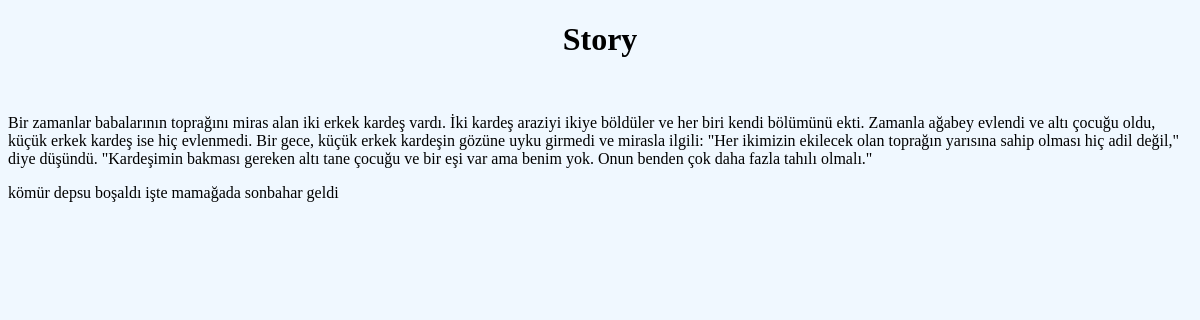
Before: /story/ with the older database file.
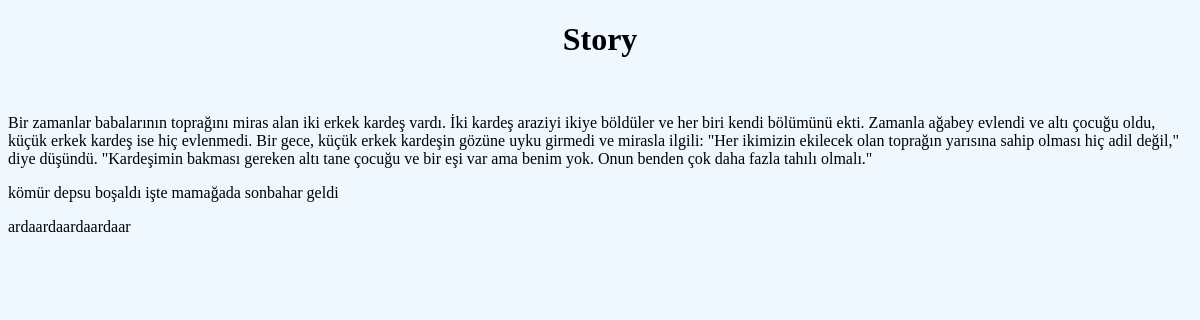
After: the same page with the newer database file.
### LongStoryApp/models.py (models this page shows)
class story(models.Model):
    story_shown = models.TextField(default="")
    class Meta:
        verbose_name_plural = "story"

### LongStoryApp/views.py (the view)
# urls.py: path("story/", views.story_show, name = "story"),
def story_show(request):
    story_model = story.objects.all()
    return render(request, 'LongStoryApp/story.html',{
        'context':story_model
    })

### LongStoryApp/templates/LongStoryApp/story.html (shortened to what this page needs)
{% load static %}
<!DOCTYPE html>
<html lang="en">
<head>
    <link rel="stylesheet" href="{% static 'css/styleStory.css' %}">
</head>
<body>
    <div>
    <h1 class="text">Story</h1>
    <br>
    {% if context %}
        {% for stor in context %}
            <p>{{stor.story_shown}}</p>
        {% endfor %}
    {% else %}
        <p class="text">No content available.</p>
    {% endif %}
    </div>
</body>
</html>

Changed rows visible on the page:
added story: story_shown "ardaardaardaardaar"
